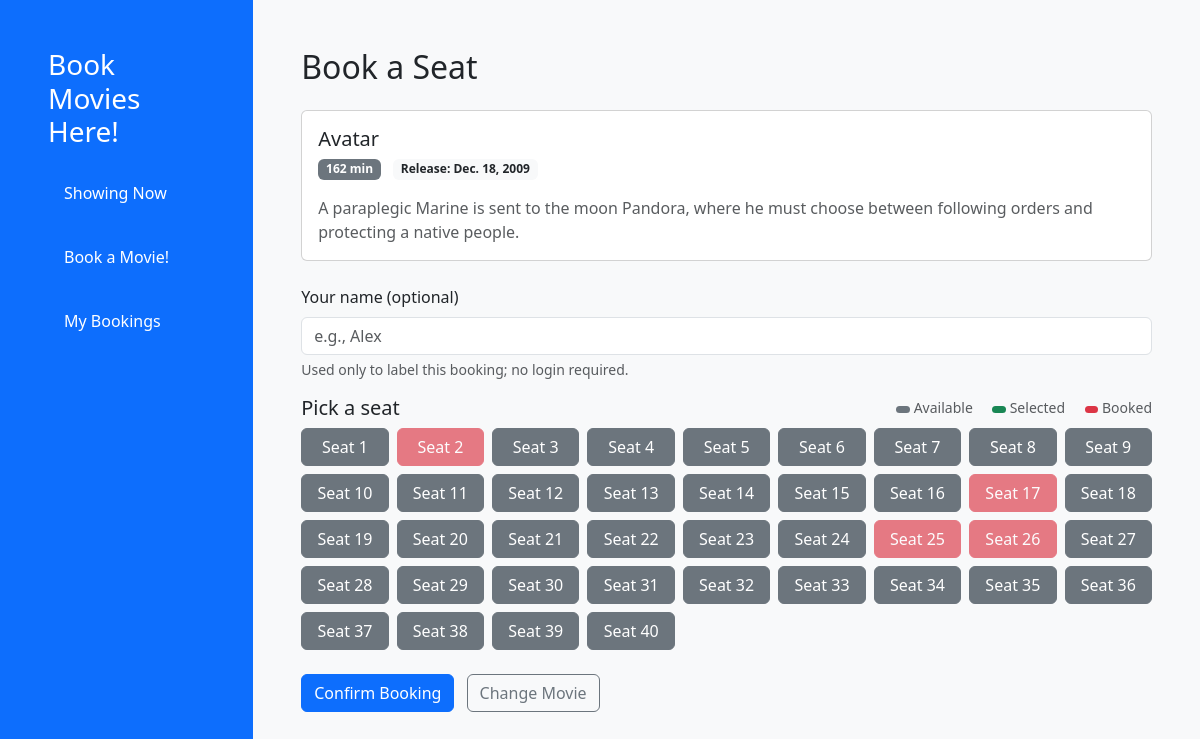
The app's page /api/movies/5/book/, older data.
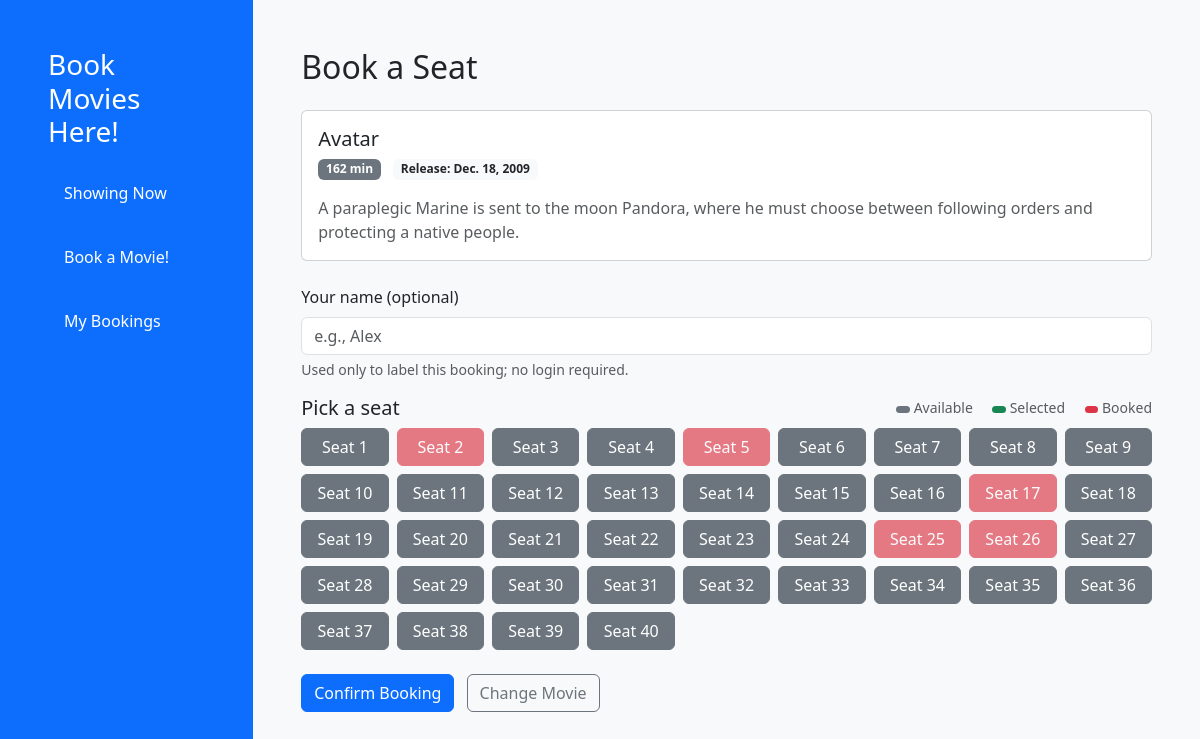
The same page, newer data.
### bookings/views.py (the view, shortened to what this page needs)
class MovieViewSet(viewsets.ModelViewSet):
    serializer_class = MovieSerializer
    queryset = Movie.objects.all().order_by('title')
    @action(detail=True, methods=["get", "post"], renderer_classes=[TemplateHTMLRenderer], url_path="book")
    def book(self, request, pk=None):
        movie = get_object_or_404(Movie, pk=pk)
        seats = Seat.objects.all().order_by("seat_number")
        return Response(
            {
                "selected_movie": movie,
                "movies": Movie.objects.all().order_by("title"),
                "seats": seats,
            },
            template_name="bookings/seat_booking.html",
        )

### bookings/templates/bookings/seat_booking.html (shortened to what this page needs)
{% extends "bookings/base.html" %}
{% block content %}
<h2 class="mb-4">Book a Seat</h2>
{% if not selected_movie %}
    <form method="get" action="{% url 'movie-ui' %}" class="row g-3">
        <div class="col-md-6">
            <label for="movie" class="form-label">Choose a movie</label>
            <select id="movie" name="movie_id" class="form-select" required>
                <option value="" selected disabled>-- Select a movie --</option>
                {% for m in movies %}
                    <option value="{{ m.id }}">{{ m.title }}</option>
                {% endfor %}
            </select>
        </div>
        <div class="col-12">
            <button class="btn btn-primary">Continue</button>
        </div>
    </form>
{% else %}
    <div class="card mb-4">
        <div class="card-body">
            <h5 class="card-title mb-1">{{ selected_movie.title }}</h5>
            {% if selected_movie.duration %}
                <span class="badge bg-secondary me-2">{{ selected_movie.duration }} min</span>
            {% endif %}
            {% if selected_movie.release_date %}
                <span class="badge bg-light text-dark">Release: {{ selected_movie.release_date }}</span>
            {% endif %}
            {% if selected_movie.description %}
                <p class="mt-3 mb-0 text-muted">{{ selected_movie.description }}</p>
            {% endif %}
        </div>
    </div>
    <form method="post" action="{% url 'movie-book' selected_movie.id %}">
        <div class="mb-3">
            <label for="user" class="form-label">Your name (optional)</label>
            <input type="text" id="user" name="user" class="form-control" placeholder="e.g., Alex">
            <div class="form-text">Used only to label this booking; no login required.</div>
        </div>
        <div class="mb-2 d-flex justify-content-between align-items-center">
            <h5 class="mb-0">Pick a seat</h5>
            <div class="small text-muted">
                <span class="me-3"><span class="badge bg-secondary"> </span> Available</span>
                <span class="me-3"><span class="badge bg-success"> </span> Selected</span>
                <span><span class="badge bg-danger"> </span> Booked</span>
            </div>
        </div>
        {% if seats %}
            <div class="d-grid gap-2" style="grid-template-columns: repeat(auto-fill, minmax(80px, 1fr));">
                {% for seat in seats %}
                    <label class="btn {% if seat.booked %}btn-danger disabled{% else %}btn-secondary{% endif %}" for="seat-{{ seat.id }}">
                        Seat {{ seat.seat_number }}
                    </label>
                {% endfor %}
            </div>
        {% else %}
            <div class="alert alert-info">No seats defined for this movie yet.</div>
        {% endif %}
        <div class="mt-4">
            <button type="submit" class="btn btn-primary" {% if not seats %}disabled{% endif %}>Confirm Booking</button>
            <a href="{% url 'movie-ui' %}" class="btn btn-outline-secondary ms-2">Change Movie</a>
        </div>
    </form>
{% endif %}
{% endblock %}

Row changes from the older to the newer data that the page shows:
changed Seat (number 5 of 40 on the later page): booked False → True (drawn)
